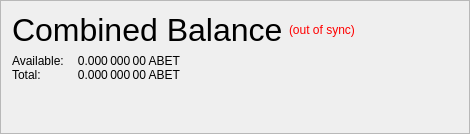
                   <widget class="QFrame" name="frame_CombinedBalances">
                    <property name="minimumSize">
                     <size>
                      <width>470</width>
                      <height>0</height>
                     </size>
                    </property>
                    <property name="frameShape">
                     <enum>QFrame::StyledPanel</enum>
                    </property>
                    <property name="frameShadow">
                     <enum>QFrame::Raised</enum>
                    </property>
                    <layout class="QVBoxLayout" name="verticalLayout_5">
                     <property name="spacing">
                      <number>6</number>
                     </property>
                     <property name="sizeConstraint">
                      <enum>QLayout::SetNoConstraint</enum>
                     </property>
                     <item>
                      <layout class="QHBoxLayout" name="horizontalLayout_5" stretch="0,0,0">
                       <item>
                        <widget class="QLabel" name="label_5z">
                         <property name="minimumSize">
                          <size>
                           <width>0</width>
                           <height>20</height>
                          </size>
                         </property>
                         <property name="font">
                          <font>
                           <pointsize>24</pointsize>
                           <weight>50</weight>
                           <bold>false</bold>
                          </font>
                         </property>
                         <property name="toolTip">
                          <string>Combined Balance (including unconfirmed and immature coins)</string>
                         </property>
                         <property name="text">
                          <string>Combined Balance</string>
                         </property>
                        </widget>
                       </item>
                       <item>
                        <widget class="QLabel" name="labelWalletStatus">
                         <property name="cursor">
                          <cursorShape>WhatsThisCursor</cursorShape>
                         </property>
                         <property name="toolTip">
                          <string>The displayed information may be out of date. Your wallet automatically synchronizes with the Altbet network after a connection is established, but this process has not completed yet.</string>
                         </property>
                         <property name="styleSheet">
                          <string notr="true">QLabel { color: red; }</string>
                         </property>
                         <property name="text">
                          <string notr="true">(out of sync)</string>
                         </property>
                         <property name="alignment">
                          <set>Qt::AlignLeading|Qt::AlignLeft|Qt::AlignVCenter</set>
                         </property>
                        </widget>
                       </item>
                       <item>
                        <spacer name="horizontalSpacer_1">
                         <property name="orientation">
                          <enum>Qt::Horizontal</enum>
                         </property>
                         <property name="sizeHint" stdset="0">
                          <size>
                           <width>40</width>
                           <height>20</height>
                          </size>
                         </property>
                        </spacer>
                       </item>
                      </layout>
                     </item>
                     <item>
                      <layout class="QGridLayout" name="gridLayout_3">
                       <property name="horizontalSpacing">
                        <number>12</number>
                       </property>
                       <property name="verticalSpacing">
                        <number>0</number>
                       </property>
                       <item row="1" column="0">
                        <widget class="QLabel" name="labelBalanceTextz">
                         <property name="text">
                          <string>Available:</string>
                         </property>
                        </widget>
                       </item>
                       <item row="1" column="1">
                        <widget class="QLabel" name="labelBalancez">
                         <property name="font">
                          <font>
                           <weight>50</weight>
                           <bold>false</bold>
                          </font>
                         </property>
                         <property name="cursor">
                          <cursorShape>IBeamCursor</cursorShape>
                         </property>
                         <property name="toolTip">
                          <string>Your current spendable balance</string>
                         </property>
                         <property name="text">
                          <string notr="true">0.000 000 00 ABET</string>
                         </property>
                         <property name="alignment">
                          <set>Qt::AlignRight|Qt::AlignTrailing|Qt::AlignVCenter</set>
                         </property>
                         <property name="textInteractionFlags">
                          <set>Qt::LinksAccessibleByMouse|Qt::TextSelectableByKeyboard|Qt::TextSelectableByMouse</set>
                         </property>
                        </widget>
                       </item>
                       <item row="2" column="0">
                        <widget class="QLabel" name="labelTotalTextz">
                         <property name="text">
                          <string>Total:</string>
                         </property>
                        </widget>
                       </item>
                       <item row="2" column="1">
                        <widget class="QLabel" name="labelTotalz">
                         <property name="font">
                          <font>
                           <weight>50</weight>
                           <bold>false</bold>
                          </font>
                         </property>
                         <property name="cursor">
                          <cursorShape>IBeamCursor</cursorShape>
                         </property>
                         <property name="toolTip">
                          <string>Total Balance, including all unavailable coins.</string>
                         </property>
                         <property name="text">
                          <string notr="true">0.000 000 00 ABET</string>
                         </property>
                         <property name="alignment">
                          <set>Qt::AlignRight|Qt::AlignTrailing|Qt::AlignVCenter</set>
                         </property>
                         <property name="textInteractionFlags">
                          <set>Qt::LinksAccessibleByMouse|Qt::TextSelectableByKeyboard|Qt::TextSelectableByMouse</set>
                         </property>
                        </widget>
                       </item>
                       <item row="2" column="3">
                        <spacer name="horizontalSpacer_2">
                         <property name="orientation">
                          <enum>Qt::Horizontal</enum>
                         </property>
                         <property name="sizeHint" stdset="0">
                          <size>
                           <width>40</width>
                           <height>0</height>
                          </size>
                         </property>
                        </spacer>
                       </item>
                      </layout>
                     </item>
                     <item>
                      <spacer name="verticalSpacer_1">
                       <property name="orientation">
                        <enum>Qt::Vertical</enum>
                       </property>
                       <property name="sizeHint" stdset="0">
                        <size>
                         <width>20</width>
                         <height>40</height>
                        </size>
                       </property>
                      </spacer>
                     </item>
                    </layout>
                   </widget>
